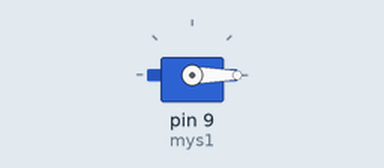
The sketch below on a simulated Arduino Uno, built with avr-gcc and run on an emulated ATmega328P. Parts: servo.

Above: at 0.05 s.
Timing chart, 0 to 3.0 s (numbered marks = the images above):
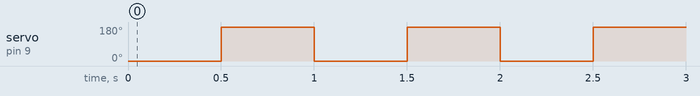

Measured:
- by itself, servo on pin 9 (mys1): alternates 180° for 0.50 s and 0° for 0.50 s

The sketch:

sketch_dec03b.ino
```cpp
#include<Servo.h>
Servo mys1;
void setup() {
 mys1.attach(9);


}

void loop() {

mys1.write(0);
delay(500);
 mys1.write(180);
delay(500);
}
```
